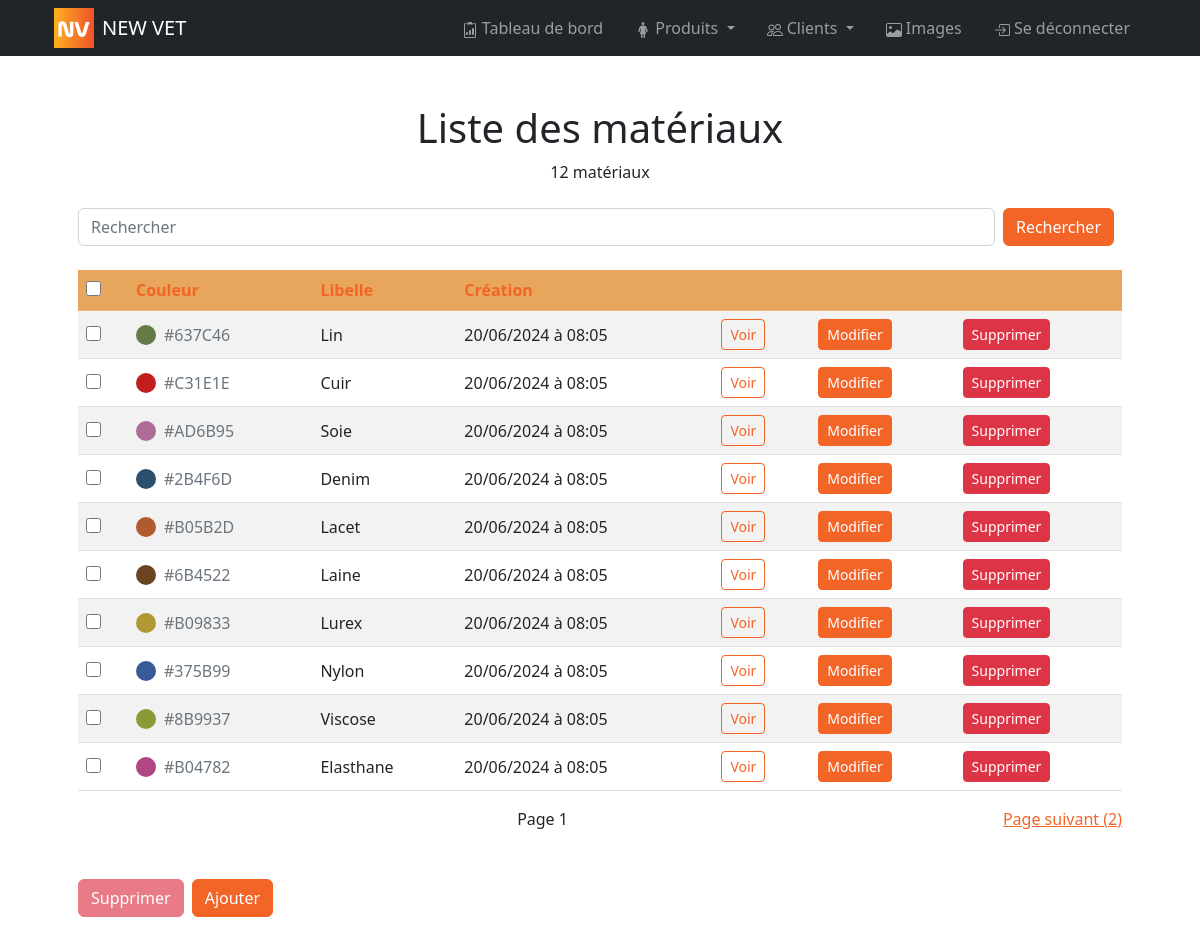
The page /bo/pages/materials/index.php (signed in) on the database its author committed.
### tables this page shows
CREATE TABLE material(
        slug VARCHAR (50) NOT NULL UNIQUE,
        libelle VARCHAR (50) NOT NULL,
        color VARCHAR (7) NOT NULL UNIQUE DEFAULT '#000000',
        is_deleted BOOLEAN NOT NULL DEFAULT 0,
        created_at DATETIME NOT NULL DEFAULT NOW(),
        CONSTRAINT material_PK PRIMARY KEY (slug)
);

### controllers/material.php (called while the page is built, shortened)
<?php
function getMaterials($search = null, $sort =  array(array('order' => 'ASC', 'order_by' => 'libelle')), $offset = null, $per_page = 10)
{
    $sql = "SELECT * FROM material";
    $sql .= " WHERE 1 = 1";
    $sql .= " AND is_deleted = 0";
    if ($sort) {
        $sql .= " ORDER BY ";
        foreach ($sort as $key => $value) {
            $sql .= "COALESCE(" . $value['order_by'] . ", 9999999) " . strtoupper($value['order']);
        }
    }
    if ($per_page) $sql .= " LIMIT :per_page";
    $params = array();
    if ($per_page) $params[":per_page"] = $per_page;
    $result = Database::queryAll($sql, $params);
    return $result['data'];
}
function getMaterialsCount($search = null)
{
    $sql = "SELECT COUNT(*) as count FROM material";
    $sql .= " WHERE 1 = 1";
    $sql .= " AND is_deleted = 0";
    $params = array();
    $result = Database::queryOne($sql, $params);
    return $result['data']['count'];
}

### utils/database.php (called while the page is built, shortened)
<?php
class Database
{
    private static $dbHost = DB_HOST;
    private static $dbName = DB_NAME;
    private static $dbUser = DB_USER;
    private static $dbPass = DB_PASSWORD;
    private static $forcedStringParams = array(':email', ':password', ':token', ':code', ':name', ':libelle');
    private static $forcedIntParams = array(':per_page', ':offset', ':customer_id', ':admin_id');
    private static $forcedBoolParams = array(':is_deleted');
    private static $connection = null;
    private static function connect()
    {
        if (self::$connection === null) {
            try {
                self::$connection = new PDO("mysql:host=" . self::$dbHost . ";dbname=" . self::$dbName, self::$dbUser, self::$dbPass);
                self::$connection->setAttribute(PDO::ATTR_ERRMODE, PDO::ERRMODE_EXCEPTION);
            } catch (PDOException $e) {
                if (defined('APP_DEBUG') && APP_DEBUG) die("Erreur lors de la connexion à la base de données: " . $e->getMessage());
            }
        }
    }
    public static function queryAll(string $query, array $params = array())
    {
        $data = array();
        $success = true;
        $error = null;
        try {
            $statement = self::$connection->prepare($query);
            foreach ($params as $key => $value) {
                if (is_int($value) || in_array($key, self::$forcedIntParams)) {
                    $statement->bindValue($key, $value, PDO::PARAM_INT);
                } elseif (is_bool($value) || in_array($key, self::$forcedBoolParams)) {
                    $statement->bindValue($key, $value, PDO::PARAM_BOOL);
                } elseif (is_string($value) || in_array($key, self::$forcedStringParams)) {
                    $statement->bindValue($key, htmlspecialchars($value), PDO::PARAM_STR);
                } elseif (is_null($value)) {
                    $statement->bindValue($key, $value, PDO::PARAM_NULL);
                } else {
                    $statement->bindValue($key, $value);
                }
            }
            $statement->execute();
            $data = $statement->fetchAll(PDO::FETCH_ASSOC);
        } catch (PDOException $e) {
            $success = false;
            $error = $e->getMessage();
            self::handleError($query, $params, $error);
        }
        return array(
            'success' => $success,
            'data' => $data,
            'error' => $error
        );
    }
    public static function queryOne(string $query, array $params = array())
    {
        $data = array();
        $success = true;
        $error = null;
        try {
            $statement = self::$connection->prepare($query);
            $statement->execute();
            $data = $statement->fetch(PDO::FETCH_ASSOC);
        } catch (PDOException $e) {
            $success = false;
            $error = $e->getMessage();
            self::handleError($query, $params, $error);
        }
        return array(
            'success' => $success,
            'data' => $data,
            'error' => $error
        );
    }
}

### helpers/fr_datetime.php (called while the page is built)
<?php
function fr_datetime($inputDate) {
    $dateTime = new DateTime($inputDate);
    $formattedDate = $dateTime->format('d/m/Y à H:i');
    return $formattedDate;
}

### bo/pages/materials/index.php (the view, shortened to what this page needs)
<?php
include_once APP_PATH . "controllers/material.php";
include_once APP_PATH . "helpers/fr_datetime.php";
$search = isset($_GET['search']) ? $_GET['search'] : null;
$order_by = isset($_GET['order_by']) ? $_GET['order_by'] : 'created_at';
$order = isset($_GET['order']) && $_GET['order'] == 'desc' ? 'DESC' : 'ASC';
$page = isset($_GET['page']) ? $_GET['page'] : 1;
$new_order = $order == 'DESC' ? 'asc' : 'desc';
$sort = array(array('order' => $order, 'order_by' => $order_by));
$materials_count = getMaterialsCount($search);
$per_page = 10;
$offset = ($page - 1) * $per_page;
$maxPage = ceil($materials_count / $per_page);
$materials = getMaterials($search, $sort, $offset, $per_page);
?>
<!DOCTYPE html>
<html lang="fr">
<head>
    <link href="<?= APP_URL ?>bo/style/bootstrap.css" rel="stylesheet">
    <link href="<?= APP_URL ?>bo/style/main.css" rel="stylesheet">
</head>
<body>
    <?php include_once APP_PATH . "bo/partials/header.php"; ?>
    <div class="container p-4 p-lg-5">
        <h1 class="text-center">Liste des matériaux</h1>
        <p class="text-center"><?= $materials_count ?> <?php if ($materials_count == 1) : ?>matérial<?php endif; ?> matériaux</p>
        <form class="d-flex justify-content-between my-4" method="GET">
            <input class="form-control mr-sm-2" id="search" type="search" placeholder="Rechercher" aria-label="Search" name="search" value="<?= $search ?>">
            <button class="btn btn-primary mx-2 my-sm-0" type="submit">Rechercher</button>
        </form>
        <table class="table table-striped">
            <thead>
                <tr class="table-primary">
                    <th scope='col' colspan='1'><input type="checkbox" onclick="toggleAll()"></th>
                    <th scope='col'><a class="text-decoration-none" href="?search=<?= $search ?>&page=<?= $page ?>&order_by=color&order=<?= $new_order ?>">Couleur</a></th>
                    <th scope='col'><a class="text-decoration-none" href="?search=<?= $search ?>&page=<?= $page ?>&order_by=libelle&order=<?= $new_order ?>">Libelle</a></th>
                    <th scope='col'><a class="text-decoration-none" href="?search=<?= $search ?>&page=<?= $page ?>&order_by=created_at&order=<?= $new_order ?>">Création</a></th>
                    <th scope='col' colspan='3'>&nbsp;</th>
                </tr>
            </thead>
            <tbody>
                <?php
                foreach ($materials as $material) {
                ?>
                    <tr class="align-middle">
                        <td><input id="slug" type="checkbox" name="selected_materials[]" value="<?= $material['slug'] ?>"></td>
                        <td>
                            <div class="d-flex align-items-center gap-2">
                                <span style="background-color: <?= $material['color'] ?>; width: 20px; height: 20px; display: inline-block; border-radius: 50%; color; #fff"></span>
                                <span class="text-muted"><?= strtoupper($material['color']) ?></span>
                            </div>
                        </td>
                        <td><?= $material['libelle'] ?></td>
                        <td><?= fr_datetime($material['created_at']) ?></td>
                        <td><a href="<?= FRONT_URL ?>produits?materials=<?= $material['slug'] ?>" class="btn btn-outline-primary btn-sm" target="_blank">Voir</a></td>
                        <td><a href="<?= APP_URL ?>bo/pages/materials/modify_material.php?slug=<?= $material['slug'] ?>" class="btn btn-primary btn-sm">Modifier</a></td>
                        <td><a href="<?= APP_URL ?>/bo/pages/materials/delete_material.php?slug=<?= $material['slug'] ?>" class="btn btn-danger btn-sm">Supprimer</a></td>
                    </tr>
                <?php
                }
                ?>
            </tbody>
        </table>
        <div class="d-flex justify-content-between my-2">
            <?php if ($page > 1) : ?>
                <a href="?search=<?= $search ?>&page=<?= $page - 1 ?>&order_by=<?= $order_by ?>&order=<?= $order ?>">Page précédent (<?= $page - 1 ?>)</a>
            <?php else : ?>
                <span>&nbsp;</span>
            <?php endif; ?>
            <span>Page <?= $page ?></span>
            <?php if ($page < $maxPage) : ?>
                <a href="?search=<?= $search ?>&page=<?= $page + 1 ?>&order_by=<?= $order_by ?>&order=<?= $order ?>">Page suivant (<?= $page + 1 ?>)</a>
            <?php else : ?>
                <span>&nbsp;</span>
            <?php endif; ?>
        </div>
        <div class="d-flex justify-content-start gap-2 my-5">
            <button id="delete-material" class="btn btn-danger" disabled onclick="deleteSelectedMaterial()">Supprimer</button>
            <a href="<?= APP_URL ?>bo/pages/materials/create_material.php" class="btn btn-primary">Ajouter</a>
        </div>
    </div>
</body>
</html>

### bo/style/main.css (style rules this page uses)
:root { --primary: #F1452B; --secondary: #FEBD21; }
input[type="checkbox"] { accent-color: var(--primary); width: 15px; height: 15px; }

### rows shown on the page
material: color "#637C46", libelle "Lin", created_at "20/06/2024 à 08:05"
material: color "#C31E1E", libelle "Cuir", created_at "20/06/2024 à 08:05"
material: color "#AD6B95", libelle "Soie", created_at "20/06/2024 à 08:05"
material: color "#2B4F6D", libelle "Denim", created_at "20/06/2024 à 08:05"
material: color "#B05B2D", libelle "Lacet", created_at "20/06/2024 à 08:05"
material: color "#6B4522", libelle "Laine", created_at "20/06/2024 à 08:05"
material: color "#B09833", libelle "Lurex", created_at "20/06/2024 à 08:05"
material: color "#375B99", libelle "Nylon", created_at "20/06/2024 à 08:05"
material: color "#8B9937", libelle "Viscose", created_at "20/06/2024 à 08:05"
material: color "#B04782", libelle "Elasthane", created_at "20/06/2024 à 08:05"

### other values the page prints
APP_NAME "NEW VET"
$materials_count "12"
$page "1"
$page + 1 "2"
